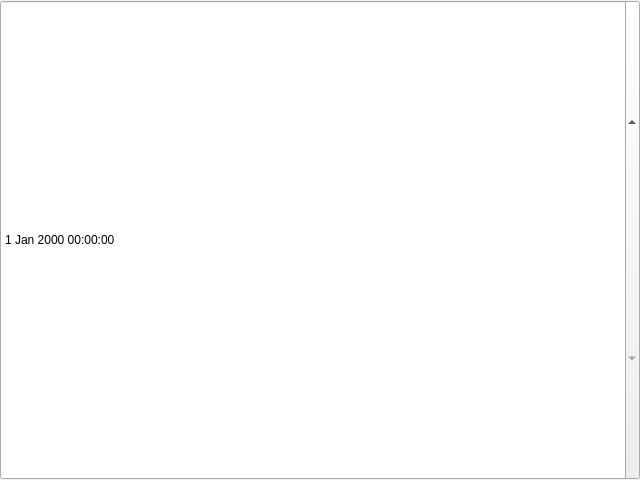
<?xml version="1.0" encoding="UTF-8"?>
<ui version="4.0">
 <class>DateTimeEditHost</class>
 <widget class="QDateTimeEdit" name="DateTimeEditHost">
  <property name="geometry">
   <rect>
    <x>0</x>
    <y>0</y>
    <width>640</width>
    <height>480</height>
   </rect>
  </property>
  <property name="windowTitle">
   <string>QDateTimeEdit</string>
  </property>
  <property name="toolTip">
   <string>QDateTimeEdit host</string>
  </property>
 </widget>
 <resources/>
 <connections/>
</ui>
